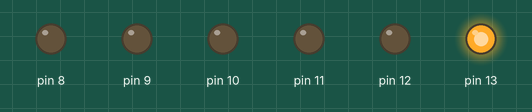
Recording of a sketch running on a simulated Arduino Uno, built with avr-gcc and run on an emulated ATmega328P. Parts: output pins drawn as LEDs (lit = HIGH).

Above: at 0.5 s.
At 4.0 s:
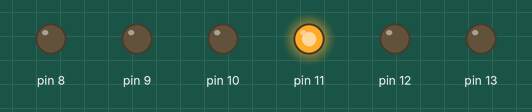
At 9.5 s:
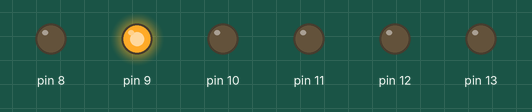
At 13.5 s:
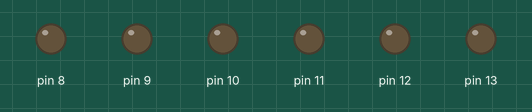
Timing chart, 0 to 15.6 s (numbered marks = the images above):
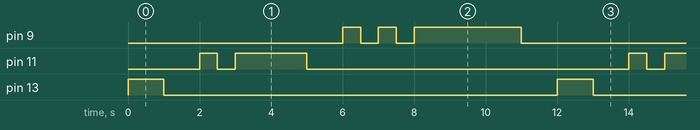

The sketch:

LED-mit-Arduino-code.ino
```cpp
void setup() {
  // put your setup code here, to run once:
  pinMode(13, OUTPUT);
  pinMode(12, OUTPUT);
  pinMode(11, OUTPUT);
  pinMode(10, OUTPUT);
  pinMode(8, OUTPUT);
  pinMode(9, OUTPUT);
}

void loop() {
  // put your main code here, to run repeatedly:
  digitalWrite(13, HIGH);
  //digitalWrite(12, LOW);
  delay(1000);
    digitalWrite(13, LOW);
  //digitalWrite(12, LOW);
  delay(1000);
  digitalWrite(11, HIGH);
  delay(500);
  digitalWrite(11, LOW);
  delay(500);
  digitalWrite(11, HIGH);
  delay(2000);
     digitalWrite(11, LOW);
  //digitalWrite(10, LOW);
  delay(1000);
  //digitalWrite(8, LOW);
  digitalWrite(9, HIGH);
  delay(500);
  digitalWrite(9, LOW);
  delay(500);
  digitalWrite(9, HIGH);
  delay(500);
  digitalWrite(9, LOW);
  delay(500);
  digitalWrite(9, HIGH);
  delay(3000);
  digitalWrite(9, LOW);
  delay(1000);
}
```

Measured:
- by itself, pin 9: repeats every 12.0 s: LOW 0.50 s, HIGH 0.50 s, LOW 0.50 s, HIGH 3.0 s, LOW 7.0 s, HIGH 0.50 s
- by itself, pin 11: repeats every 12.0 s: LOW 0.50 s, HIGH 2.0 s, LOW 9.0 s, HIGH 0.50 s
- by itself, pin 13: alternates HIGH for 1.0 s and LOW for 11.0 s
